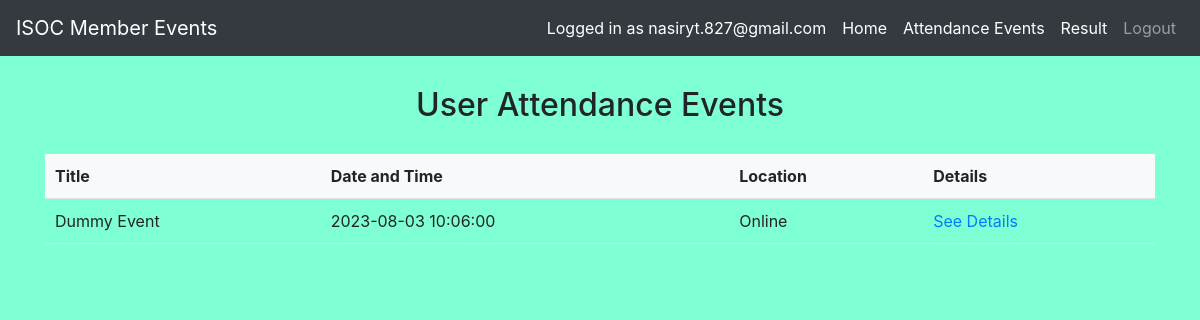
Page /user_attendance.php (signed in) on the committed database.
### tables this page shows
CREATE TABLE `attendance` (
  `AttendanceID` int(11) NOT NULL,
  `EventID` int(11) NOT NULL,
  `UserID` int(11) NOT NULL,
  `AttendanceDate` datetime DEFAULT current_timestamp()
);

CREATE TABLE `events` (
  `EventID` int(11) NOT NULL,
  `Title` varchar(100) NOT NULL,
  `Description` text NOT NULL,
  `DateTime` datetime NOT NULL,
  `Location` varchar(20) NOT NULL,
  `Organizer` int(11) NOT NULL
);

### user_attendance.php (the view, shortened to what this page needs)
<?php
include 'config.php';
$email = $_SESSION["email"];
$user_query = "SELECT id FROM Users WHERE Email = '$email'";
$result = mysqli_query($conn, $user_query);
if ($result && mysqli_num_rows($result) > 0) {
    $user = mysqli_fetch_assoc($result);
    $user_id = $user["id"];
} else {
    header("Location: index.php");
    exit;
}
$attendance_query = "SELECT Events.*, Attendance.AttendanceID FROM Events
                    JOIN Attendance ON Events.EventID = Attendance.EventID
                    WHERE Attendance.UserID = '$user_id'";
$result = mysqli_query($conn, $attendance_query);
$attendance_events = mysqli_fetch_all($result, MYSQLI_ASSOC);
?>
<!DOCTYPE html>
<html>
<head>
    <link rel="stylesheet" href="https://stackpath.bootstrapcdn.com/bootstrap/4.5.2/css/bootstrap.min.css">
</head>
<body>
    <?php include('navbar.php'); ?>
    <div class="container">
        <h2 class="text-center">User Attendance Events</h2>
        <table>
            <tr>
                <th>Title</th>
                <th>Date and Time</th>
                <th>Location</th>
                <th>Details</th>
            </tr>
            <?php foreach ($attendance_events as $event) { ?>
                <tr>
                    <td><?php echo $event['Title']; ?></td>
                    <td><?php echo $event['DateTime']; ?></td>
                    <td><?php echo $event['Location']; ?></td>
                    <td>
                        <a href="event_details.php?event_id=<?php echo $event['EventID']; ?>">See Details</a>
                    </td>
                </tr>
            <?php } ?>
        </table>
    </div>
</body>
</html>

### user_attendance.php (style rules this page uses)
body { background-color: aquamarine; }
h1, h2, h3, h4 { margin-top: 30px; margin-bottom: 30px; text-align: center; }
table { width: 100%; border-collapse: collapse; margin-bottom: 20px; }
th, td { padding: 10px; text-align: left; border-bottom: 1px solid #dee2e6; }
th { background-color: #f8f9fa; }
a { color: #007bff; text-decoration: none; }

### rows in the picture
attendance: EventID.Title "Dummy Event", EventID.DateTime "2023-08-03 10:06:00", EventID.Location "Online"

### other values in the picture
$_SESSION["email"] "nasiryt.827@gmail.com"
